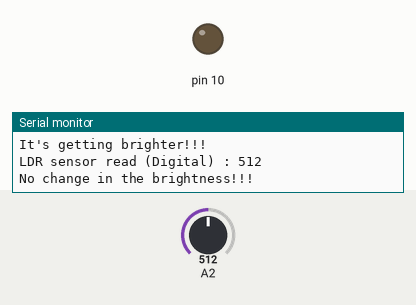
Recording of a sketch running on a simulated Arduino Uno, built with avr-gcc and run on an emulated ATmega328P. Parts: output pins drawn as LEDs (lit = HIGH), the last lines printed to the serial monitor. The test bench sets the inputs (shaded band); at power-on: A2 = 512.

Above: at 1.8 s.
1.9 s: A2 set to 519
At 2.5 s:
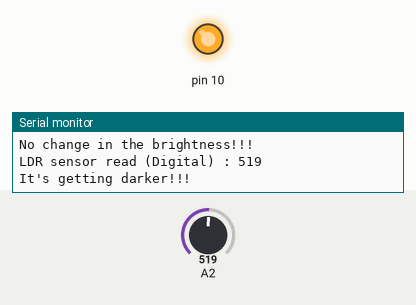
3.5 s: A2 set to 511
At 5.2 s:
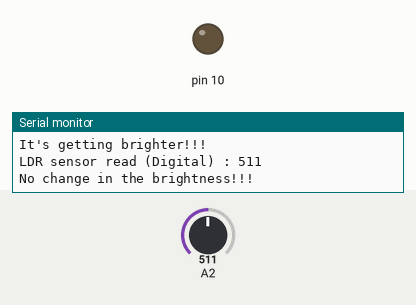
5.5 s: A2 set to 716
At 6.8 s:
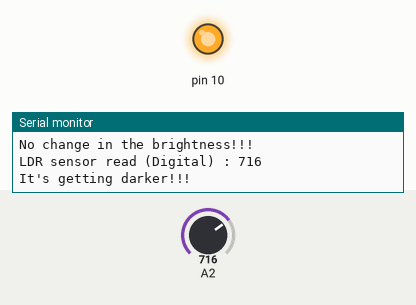
Timing chart, 0 to 8.5 s (numbered marks = the images above; inputs shaded):
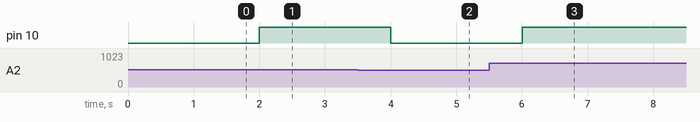

Measured:
- the behaviour switches between 512 and 513 on A2 (found by bisection; images 0 and 1)
- after the input at 1.9 s, pin 10: LOW → HIGH after 0.10 s
- after the input at 3.5 s, pin 10: HIGH → LOW after 0.50 s
- after the input at 5.5 s, pin 10: LOW → HIGH after 0.51 s

The sketch:

sensors.ino
```cpp
void setup() {

  Serial.begin(9600); //9600 bps
  pinMode(10,OUTPUT);

}
int temp = 1023;
void loop() {

  int analog_read = analogRead(A2);
  Serial.print("LDR sensor read (Digital) : ");
  Serial.println(analog_read);
  if (analog_read > 512 )
    {
      digitalWrite(10,HIGH);
    }
   else
   {
      digitalWrite(10,LOW);
   }

  if( analog_read > temp)
  {
    Serial.println("It's getting darker!!!");


  }
  else if (analog_read < temp )
  {
    Serial.println("It's getting brighter!!!");

  }
  else
  {
    Serial.println("No change in the brightness!!!");
  }

  temp = analog_read;


  delay(1000);


}
```
